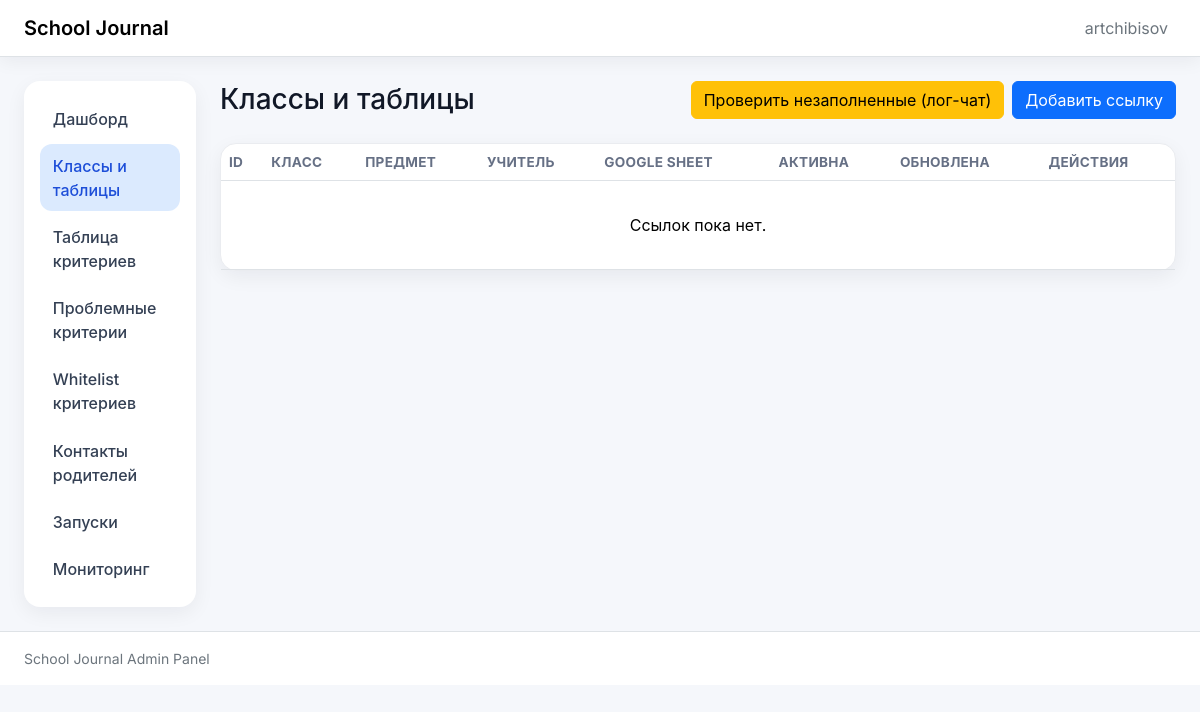
Page /links/ (signed in) on the earlier database version.
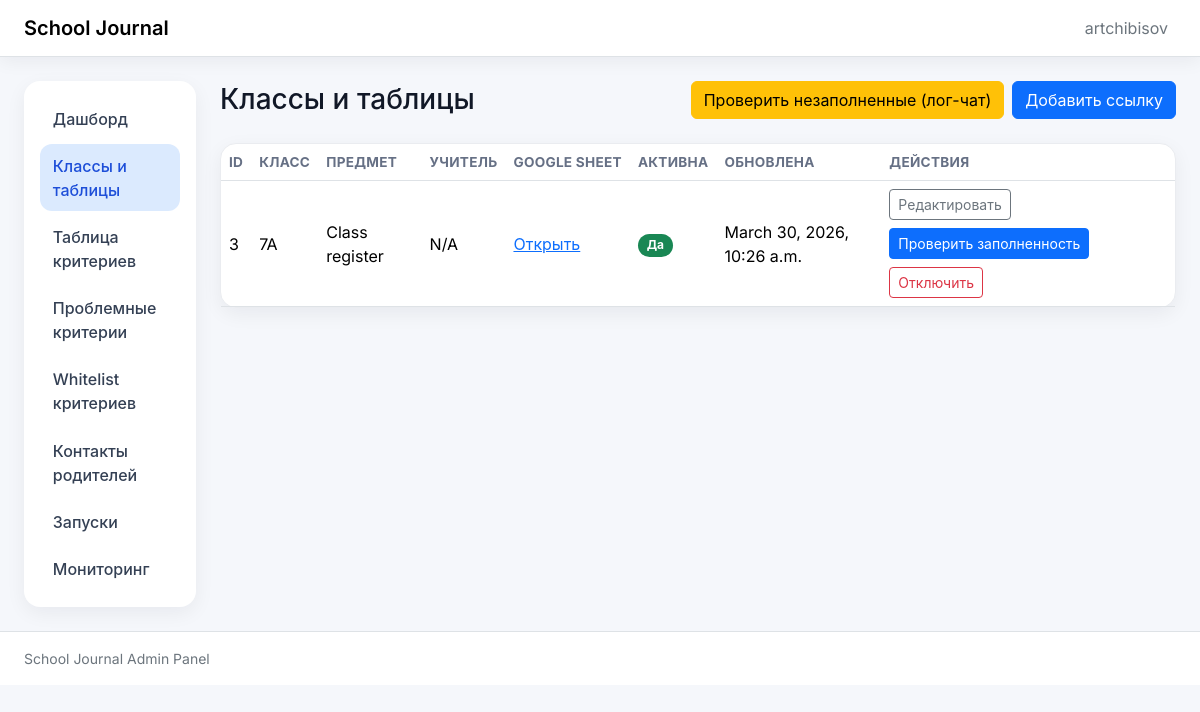
Same page on the later database version.
### journal_links/models.py (models this page shows, shortened)
class ClassSheetLink(models.Model):
    class_code = models.CharField(max_length=64)
    subject_name = models.CharField(max_length=255)
    teacher_name = models.CharField(max_length=255)
    google_sheet_url = models.URLField(max_length=500)
    is_active = models.BooleanField(default=True)
    updated_at = models.DateTimeField(auto_now=True)
    class Meta:
        constraints = [
            models.UniqueConstraint(
                fields=["class_code", "subject_name"],
                name="uq_classsheetlink_class_subject",
            )
        ]
        ordering = ["class_code", "subject_name"]

### journal_links/views.py (the view)
# urls.py: path("", RedirectView.as_view(pattern_name="journal_links:list_links", permanent=False), name="dashboard"),
@login_required
@permission_required_403("journal_links.view_classsheetlink", message="Доступ запрещён: нет прав на просмотр ссылок классов.")
def list_links(request):
    links = ClassSheetLink.objects.all()
    return render(request, "journal_links/list.html", {"links": links})

### admin_panel/authz.py (called while the page is built)
def permission_required_403(perm: str, *, message: str | None = None) -> Callable:
    deny_message = message or "Доступ запрещён: недостаточно прав для выполнения действия."
    def decorator(view_func: Callable) -> Callable:
        @wraps(view_func)
        def _wrapped(request: HttpRequest, *args, **kwargs) -> HttpResponse:
            if request.user.has_perm(perm):
                return view_func(request, *args, **kwargs)
            messages.error(request, deny_message)
            return HttpResponseForbidden(deny_message)
        return _wrapped
    return decorator

### journal_links/templates/journal_links/list.html (shortened to what this page needs)
{% extends "base.html" %}
{% block page_heading %}Классы и таблицы{% endblock %}
{% block page_actions %}
 {% if perms.jobs.run_check_missing_data %}
    <form method="post" action="{% url 'journal_links:run_missing_data_check' %}">
      <button class="btn btn-warning" type="submit">Проверить незаполненные (лог-чат)</button>
    </form>
  {% endif %}
  {% if perms.journal_links.add_classsheetlink %}
    <a class="btn btn-primary" href="{% url 'journal_links:create_link' %}">Добавить ссылку</a>
  {% endif %}
{% endblock %}
{% block content %}
<section class="card">
    <div class="card-body p-0">
      <div class="table-responsive">
        <table class="table table-hover align-middle mb-0">
          <thead>
            <tr>
              <th>ID</th>
              <th>Класс</th>
              <th>Предмет</th>
              <th>Учитель</th>
              <th>Google Sheet</th>
              <th>Активна</th>
              <th>Обновлена</th>
              <th>Действия</th>
            </tr>
          </thead>
          <tbody>
            {% for link in links %}
              <tr>
                <td>{{ link.id }}</td>
                <td>{{ link.class_code }}</td>
                <td>{{ link.subject_name }}</td>
                <td>{{ link.teacher_name }}</td>
                <td><a href="{{ link.google_sheet_url }}" target="_blank" rel="noopener" class="link-primary">Открыть</a></td>
                <td>
                  {% if link.is_active %}
                    <span class="badge badge-soft text-bg-success">Да</span>
                  {% else %}
                    <span class="badge badge-soft text-bg-secondary">Нет</span>
                  {% endif %}
                </td>
                <td>{{ link.updated_at }}</td>
                <td>
                  <div class="d-flex flex-wrap gap-2">
                    {% if perms.journal_links.change_classsheetlink %}
                      <a class="btn btn-outline-secondary btn-sm" href="{% url 'journal_links:edit_link' link.id %}">Редактировать</a>
                    {% endif %}
                    {% if link.is_active and perms.jobs.run_validation %}
                      <form method="post" action="{% url 'journal_links:run_link_validation' link.id %}">
                        <button class="btn btn-primary btn-sm" type="submit">Проверить заполненность</button>
                      </form>
                    {% endif %}
                    {% if link.is_active and perms.journal_links.change_classsheetlink %}
                      <form method="post" action="{% url 'journal_links:disable_link' link.id %}">
                        <button class="btn btn-outline-danger btn-sm" type="submit">Отключить</button>
                      </form>
                    {% endif %}
                  </div>
                </td>
              </tr>
            {% empty %}
              <tr><td class="table-empty" colspan="8">Ссылок пока нет.</td></tr>
            {% endfor %}
          </tbody>
        </table>
      </div>
    </div>
  </section>
{% endblock %}

Differences in the rows shown:
added ClassSheetLink: id "3", class_code "7A", subject_name "Class register", teacher_name "N/A", is_active "Да", updated_at "March 30, 2026, 10:26 a.m."
Other differences:
text no longer shown: "Ссылок пока нет."
